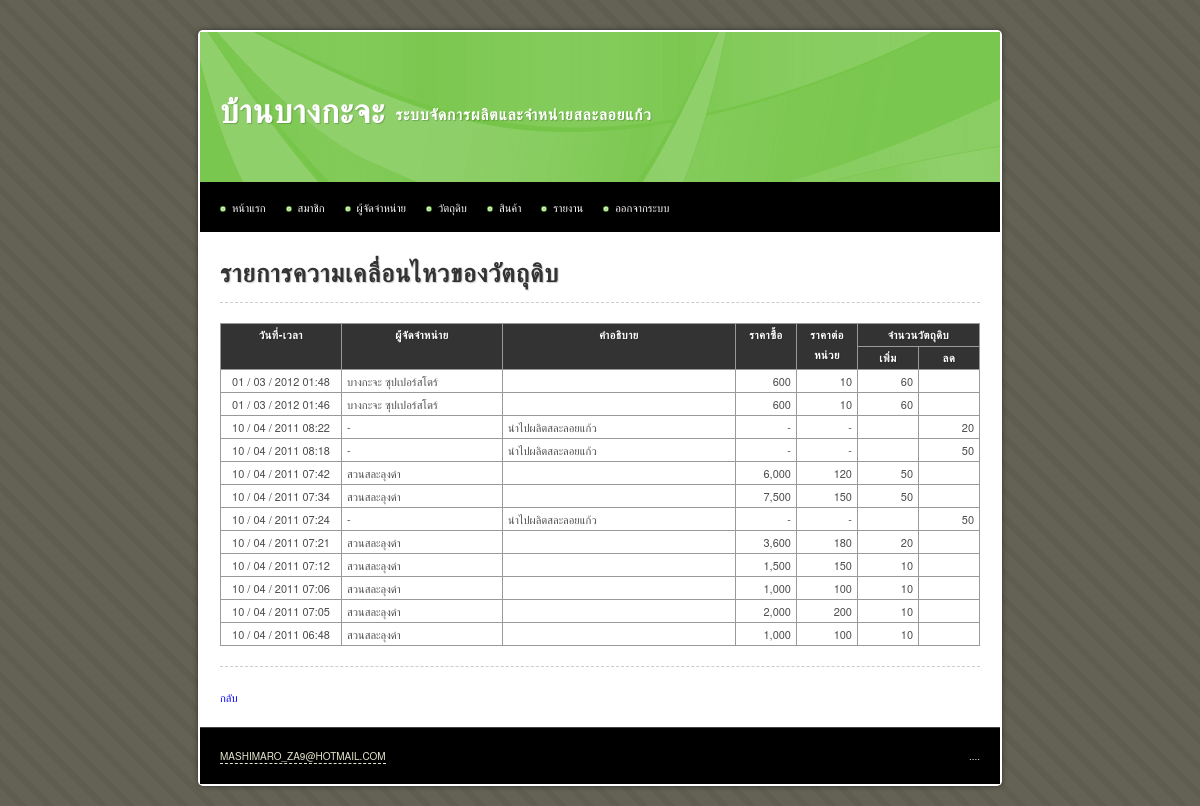
The app's page /main/material_transaction_view.php?id=30 (signed in), older data.
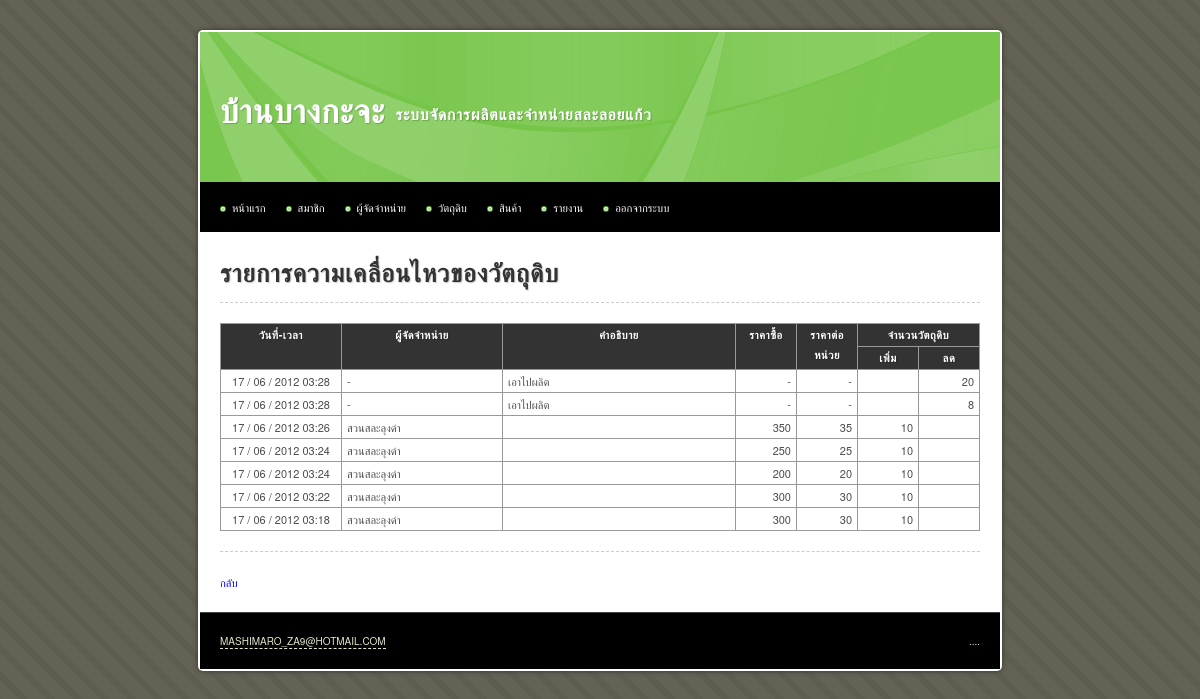
The same page, newer data.
### tables this page shows
CREATE TABLE IF NOT EXISTS `material_transaction` (
  `id_material` int(10) unsigned NOT NULL,
  `id_supplier` int(10) unsigned DEFAULT NULL,
  `stock_code` char(10) DEFAULT NULL,
  `description` text,
  `amount` int(10) unsigned NOT NULL DEFAULT '0',
  `quantity` int(10) NOT NULL DEFAULT '0',
  `date_create` timestamp NOT NULL DEFAULT CURRENT_TIMESTAMP,
  KEY `id_material` (`id_material`),
  KEY `FK_material_transaction_supplier` (`id_supplier`),
  CONSTRAINT `FK_material_transaction_material` FOREIGN KEY (`id_material`) REFERENCES `material` (`id`) ON DELETE CASCADE ON UPDATE CASCADE,
  CONSTRAINT `FK_material_transaction_supplier` FOREIGN KEY (`id_supplier`) REFERENCES `supplier` (`id`) ON UPDATE CASCADE
);

CREATE TABLE IF NOT EXISTS `supplier` (
  `id` int(10) unsigned NOT NULL AUTO_INCREMENT,
  `name` varchar(255) NOT NULL,
  `address` varchar(255) DEFAULT NULL,
  `tel` varchar(255) NOT NULL,
  `fax` varchar(255) DEFAULT NULL,
  `contact` varchar(255) NOT NULL,
  `contact_tel` varchar(255) NOT NULL,
  `date_create` datetime NOT NULL,
  `date_update` timestamp NOT NULL DEFAULT CURRENT_TIMESTAMP ON UPDATE CURRENT_TIMESTAMP,
  PRIMARY KEY (`id`)
);

### iic_tools/helpers/iic_utilities_helper.php (called while the page is built, shortened)
<?php
function change_date_format($date, $old_separator = "-", $old_format = 'y-m-d', $new_separator = " / ", $new_format = "d-m-y")
{
	@list($_old_format_path1, $_old_format_path2, $_old_format_path3) = explode('-', $old_format);
	@list($_date_path[$_old_format_path1], $_date_path[$_old_format_path2], $_date_path[$_old_format_path3]) = explode($old_separator, $date);
	@list($_new_format_path1, $_new_format_path2, $_new_format_path3) = explode('-', $new_format);
	$_new_date = $_date_path[$_new_format_path1].$new_separator.$_date_path[$_new_format_path2].$new_separator.$_date_path[$_new_format_path3];
	return $_new_date;
}
function change_date_time_format($date_time)
{
	@list($_date, $_time) = explode(" ", $date_time);
	$_new_date		= change_date_format($_date);
	$_new_date_time = $_new_date.' '.substr($_time, 0, 5);
	return $_new_date_time;
}
function remove_comma($number, $decimal = 0)
{
	$_int		= 0;
	$_decimal	= '';
	if(count(explode (".", $number)) > 1)
	{
		list($_int, $_decimal) = explode (".", $number);
	}
	else
	{
		$_int = ($number == '') ? 0 : $number;
	}
	$_int = explode (',', $_int);
	$_int = implode ($_int);
	$_new_number = $_int.$_decimal;
	return $_new_number;
}
function add_comma($number, $decimal = 0)
{
	$_sign		= '';
	$_int		= 0;
	$_decimal	= '';
	if(count(explode (".", $number)) > 1)
	{
		list($_int, $_decimal) = explode (".", $number);
	}
	else
	{
		$_int = ($number == '') ? 0 : $number;
	}
	$_int = remove_comma($_int);
	if($_int < 0)
	{
		$_sign = '-';
		$_int = str_replace('-', '', $_int);
	}
	else
	{
		$_sign = '';
	}
	$_total_loop = (strlen($_int) > 3) ? floor(strlen($_int) / 3) : 0;
	for($_loop = $_total_loop; $_loop > 0; $_loop--)
	{
		$_length = (3 * $_loop) * -1;
		$_int = substr_replace($_int, ',', $_length, 0 );
	}
	$_new_number = $_sign.$_int.$_decimal;
	return $_new_number;
}

### main/material_transaction_view.php (the view, shortened to what this page needs)
<!DOCTYPE html PUBLIC "-//W3C//DTD XHTML 1.0 Transitional//EN" "http://www.w3.org/TR/xhtml1/DTD/xhtml1-transitional.dtd">
<html xmlns="http://www.w3.org/1999/xhtml">
<head>
<?php include("inc.css.php"); ?>
</head>
<body>
<div id="container">
	<?php include("inc.header.php"); ?>
	<div id="content">
		<h1>รายการความเคลื่อนไหวของวัตถุดิบ</h1>
		<hr />
		<table width="100%">
			<tr>
				<th rowspan="2" width="110">วันที่-เวลา</th>
				<th rowspan="2" width="150">ผู้จัดจำหน่าย</th>
				<th rowspan="2">คำอธิบาย</th>
				<th rowspan="2" width="50">ราคาซื้อ</th>
				<th rowspan="2" width="50">ราคาต่อหน่วย</th>
				<th colspan="2">จำนวนวัตถุดิบ</th>
			</tr>
			<tr>
				<th width="50">เพิ่ม</th>
				<th width="50">ลด</th>
			</tr>
			<?php
			$sql = 'SELECT
						material_transaction.date_create,
						name,
						description,
						amount,
						quantity
					FROM material_transaction
					LEFT JOIN supplier
					ON material_transaction.id_supplier = supplier.id
					WHERE
						id_material = '.$_GET['id'].'
					ORDER BY
						material_transaction.date_create DESC';
			$query 		= mysql_query($sql) or die(mysql_error());
			$query_rows = mysql_num_rows($query);
			if($query_rows > 0)
			{
				while($data = mysql_fetch_array($query))
				{
					$cost_per_unit = add_comma(round($data['amount']/abs($data['quantity'])));
					if($data['quantity'] > 0)
					{
						$deposit   = add_comma($data['quantity']);
						$withdraw  = '';
						$data['amount'] = add_comma($data['amount']);
					}
					else
					{
						$deposit   = '';
						$withdraw  = add_comma(abs($data['quantity']));
						$data['name'] = '-';
						$data['amount'] = '-';
						$cost_per_unit = '-';
					}
					echo '<tr>
							  <td class="center">'.change_date_time_format($data['date_create']).'</td>
							  <td>'.$data['name'].'</td>
							  <td>'.$data['description'].'</td>
							  <td class="right">'.$data['amount'].'</td>
							  <td class="right">'.$cost_per_unit.'</td>
							  <td class="right">'.$deposit.'</td>
							  <td class="right">'.$withdraw.'</td>
						  </tr>';
				}
			}
			else
			{
				echo '<tr><td colspan="4" class="center">ไม่มีข้อมูล</td></tr>';
			}
			?>
		</table>
		<hr />
		<a href="material_view.php?id=<?php echo $_GET['id'] ?>">กลับ</a>
	</div>
	<?php include("inc.footer.php"); ?>
</div>
</body>
</html>

Row changes from the older to the newer data that the page shows:
removed material_transaction: date_create "01 / 03 / 2012 01:48", id_supplier.name "บางกะจะ ซุปเปอร์สโตร์", amount "600", cost_per_unit "10", quantity "60"
removed material_transaction: date_create "01 / 03 / 2012 01:46", id_supplier.name "บางกะจะ ซุปเปอร์สโตร์", amount "600", cost_per_unit "10", quantity "60"
removed material_transaction: date_create "10 / 04 / 2011 08:22", name "-", description "นำไปผลิตสละลอยแก้ว", amount "-", quantity "-", quantity "20"
removed material_transaction: date_create "10 / 04 / 2011 08:18", name "-", description "นำไปผลิตสละลอยแก้ว", amount "-", quantity "-", quantity "50"
removed material_transaction: date_create "10 / 04 / 2011 07:42", id_supplier.name "สวนสละลุงดำ", amount "6,000", cost_per_unit "120", quantity "50"
removed material_transaction: date_create "10 / 04 / 2011 07:34", id_supplier.name "สวนสละลุงดำ", amount "7,500", cost_per_unit "150", quantity "50"
removed material_transaction: date_create "10 / 04 / 2011 07:24", name "-", description "นำไปผลิตสละลอยแก้ว", amount "-", quantity "-", quantity "50"
removed material_transaction: date_create "10 / 04 / 2011 07:21", id_supplier.name "สวนสละลุงดำ", amount "3,600", cost_per_unit "180", quantity "20"
removed material_transaction: date_create "10 / 04 / 2011 07:12", id_supplier.name "สวนสละลุงดำ", amount "1,500", cost_per_unit "150", quantity "10"
removed material_transaction: date_create "10 / 04 / 2011 07:06", id_supplier.name "สวนสละลุงดำ", amount "1,000", cost_per_unit "100", quantity "10"
removed material_transaction: date_create "10 / 04 / 2011 07:05", id_supplier.name "สวนสละลุงดำ", amount "2,000", cost_per_unit "200", quantity "10"
removed material_transaction: date_create "10 / 04 / 2011 06:48", id_supplier.name "สวนสละลุงดำ", amount "1,000", cost_per_unit "100", quantity "10"
added material_transaction: date_create "17 / 06 / 2012 03:28", name "-", description "เอาไปผลิต", amount "-", quantity "-", quantity "20"
added material_transaction: date_create "17 / 06 / 2012 03:28", name "-", description "เอาไปผลิต", amount "-", quantity "-", quantity "8"
added material_transaction: date_create "17 / 06 / 2012 03:26", id_supplier.name "สวนสละลุงดำ", amount "350", cost_per_unit "35", quantity "10"
added material_transaction: date_create "17 / 06 / 2012 03:24", id_supplier.name "สวนสละลุงดำ", amount "250", cost_per_unit "25", quantity "10"
added material_transaction: date_create "17 / 06 / 2012 03:24", id_supplier.name "สวนสละลุงดำ", amount "200", cost_per_unit "20", quantity "10"
added material_transaction: date_create "17 / 06 / 2012 03:22", id_supplier.name "สวนสละลุงดำ", amount "300", cost_per_unit "30", quantity "10"
added material_transaction: date_create "17 / 06 / 2012 03:18", id_supplier.name "สวนสละลุงดำ", amount "300", cost_per_unit "30", quantity "10"
